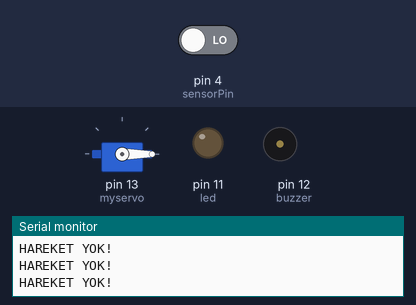
A sketch run on a simulated Arduino Uno, built with avr-gcc and run on an emulated ATmega328P. Parts: servo, output pins drawn as LEDs (lit = HIGH), buzzer (waves = sounding, pin HIGH), the last lines printed to the serial monitor. The inputs (shaded band) are chosen by the test bench; at power-on: pin 4 (sensorPin) LOW.

Above: at 1.8 s.
1.9 s: pin 4 (sensorPin) driven HIGH
At 3.1 s:
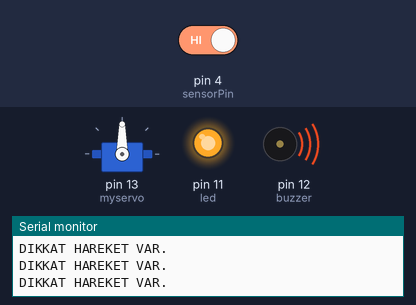
3.5 s: pin 4 (sensorPin) driven LOW
At 4.3 s:
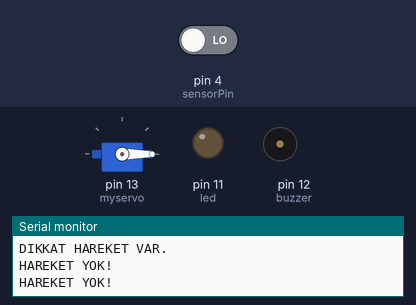
Timing chart, 0 to 6.5 s (numbered marks = the images above; inputs shaded):
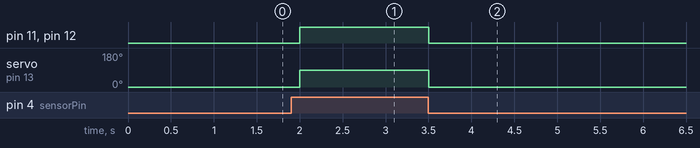

Measured:
- after the input at 1.9 s, pin 11 (led), pin 12 (buzzer): LOW → HIGH after 0.10 s; servo on pin 13 (myservo): 0° → 90° after 0.10 s
- after the input at 3.5 s, pin 11 (led), pin 12 (buzzer): HIGH → LOW at once; servo on pin 13 (myservo): 90° → 0° at once

The sketch:

project.ino
```cpp
#include <Servo.h>

byte sensorPin = 4;
int buzzer=12;
int led=11;
Servo myservo;

void setup()
{
   pinMode(sensorPin,INPUT);
  pinMode(led,OUTPUT);
  pinMode(buzzer,OUTPUT);
  myservo.attach(13);
  Serial.begin(9600);
}
void loop()
{
  byte  durum= digitalRead(sensorPin);
  if(durum== 1)
  {
     Serial.println("DIKKAT HAREKET VAR.");
    digitalWrite(buzzer,HIGH);
    digitalWrite(led,HIGH);
    myservo.write(90);
  }
  else if (durum== 0)
  {
      Serial.println("HAREKET YOK!");
    digitalWrite(buzzer,LOW);
    digitalWrite(led,LOW);
    myservo.write(0);

  }
  delay(500);
}
```
